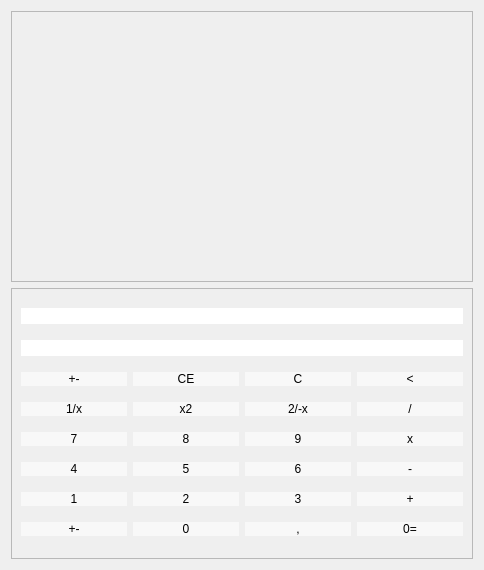
<?xml version="1.0" encoding="UTF-8"?>
<ui version="4.0">
 <class>MainWindow</class>
 <widget class="QWidget" name="MainWindow">
  <property name="geometry">
   <rect>
    <x>0</x>
    <y>0</y>
    <width>484</width>
    <height>570</height>
   </rect>
  </property>
  <property name="windowTitle">
   <string>Form</string>
  </property>
  <layout class="QVBoxLayout" name="verticalLayout">
   <item>
    <widget class="QFrame" name="frame_2">
     <property name="enabled">
      <bool>true</bool>
     </property>
     <property name="sizePolicy">
      <sizepolicy hsizetype="Preferred" vsizetype="Preferred">
       <horstretch>0</horstretch>
       <verstretch>0</verstretch>
      </sizepolicy>
     </property>
     <property name="frameShape">
      <enum>QFrame::StyledPanel</enum>
     </property>
     <property name="frameShadow">
      <enum>QFrame::Raised</enum>
     </property>
    </widget>
   </item>
   <item>
    <widget class="QFrame" name="frame">
     <property name="frameShape">
      <enum>QFrame::StyledPanel</enum>
     </property>
     <property name="frameShadow">
      <enum>QFrame::Raised</enum>
     </property>
     <layout class="QGridLayout" name="gridLayout">
      <item row="0" column="0" colspan="4">
       <widget class="QLineEdit" name="lineEdit">
        <property name="styleSheet">
         <string notr="true">border: ninw</string>
        </property>
        <property name="alignment">
         <set>Qt::AlignRight|Qt::AlignTrailing|Qt::AlignVCenter</set>
        </property>
       </widget>
      </item>
      <item row="1" column="0" colspan="4">
       <widget class="QLineEdit" name="lineEdit_2">
        <property name="styleSheet">
         <string notr="true">border: none</string>
        </property>
        <property name="alignment">
         <set>Qt::AlignRight|Qt::AlignTrailing|Qt::AlignVCenter</set>
        </property>
       </widget>
      </item>
      <item row="2" column="0">
       <widget class="QPushButton" name="pushButton_6">
        <property name="styleSheet">
         <string notr="true">QPushButton {
   color: rgb(0, 0, 0);
   background-color: #f8f8f8;
   border: 0px solid;
}
QPushButton:hover {
   background-color: #e3e3e3;
}
QPushButton:pressed {
   background-color: #d6d6d6;
}</string>
        </property>
        <property name="text">
         <string>+-</string>
        </property>
       </widget>
      </item>
      <item row="2" column="1">
       <widget class="QPushButton" name="pushButton_5">
        <property name="styleSheet">
         <string notr="true">QPushButton {
   color: rgb(0, 0, 0);
   background-color: #f8f8f8;
   border: 0px solid;
}
QPushButton:hover {
   background-color: #e3e3e3;
}
QPushButton:pressed {
   background-color: #d6d6d6;
}</string>
        </property>
        <property name="text">
         <string>CE</string>
        </property>
       </widget>
      </item>
      <item row="2" column="2">
       <widget class="QPushButton" name="pushButton_8">
        <property name="styleSheet">
         <string notr="true">QPushButton {
   color: rgb(0, 0, 0);
   background-color: #f8f8f8;
   border: 0px solid;
}
QPushButton:hover {
   background-color: #e3e3e3;
}
QPushButton:pressed {
   background-color: #d6d6d6;
}</string>
        </property>
        <property name="text">
         <string>C</string>
        </property>
       </widget>
      </item>
      <item row="2" column="3">
       <widget class="QPushButton" name="pushButton_7">
        <property name="styleSheet">
         <string notr="true">QPushButton {
   color: rgb(0, 0, 0);
   background-color: #f8f8f8;
   border: 0px solid;
}
QPushButton:hover {
   background-color: #e3e3e3;
}
QPushButton:pressed {
   background-color: #d6d6d6;
}</string>
        </property>
        <property name="text">
         <string>&lt;</string>
        </property>
       </widget>
      </item>
      <item row="3" column="0">
       <widget class="QPushButton" name="pushButton">
        <property name="styleSheet">
         <string notr="true">QPushButton {
   color: rgb(0, 0, 0);
   background-color: #f8f8f8;
   border: 0px solid;
}
QPushButton:hover {
   background-color: #e3e3e3;
}
QPushButton:pressed {
   background-color: #d6d6d6;
}</string>
        </property>
        <property name="text">
         <string>1/x</string>
        </property>
       </widget>
      </item>
      <item row="3" column="1">
       <widget class="QPushButton" name="pushButton_2">
        <property name="styleSheet">
         <string notr="true">QPushButton {
   color: rgb(0, 0, 0);
   background-color: #f8f8f8;
   border: 0px solid;
}
QPushButton:hover {
   background-color: #e3e3e3;
}
QPushButton:pressed {
   background-color: #d6d6d6;
}</string>
        </property>
        <property name="text">
         <string>x2</string>
        </property>
       </widget>
      </item>
      <item row="3" column="2">
       <widget class="QPushButton" name="pushButton_3">
        <property name="styleSheet">
         <string notr="true">QPushButton {
   color: rgb(0, 0, 0);
   background-color: #f8f8f8;
   border: 0px solid;
}
QPushButton:hover {
   background-color: #e3e3e3;
}
QPushButton:pressed {
   background-color: #d6d6d6;
}</string>
        </property>
        <property name="text">
         <string>2/-x</string>
        </property>
       </widget>
      </item>
      <item row="3" column="3">
       <widget class="QPushButton" name="pushButton_4">
        <property name="styleSheet">
         <string notr="true">QPushButton {
   color: rgb(0, 0, 0);
   background-color: #f8f8f8;
   border: 0px solid;
}
QPushButton:hover {
   background-color: #e3e3e3;
}
QPushButton:pressed {
   background-color: #d6d6d6;
}</string>
        </property>
        <property name="text">
         <string>/</string>
        </property>
       </widget>
      </item>
      <item row="4" column="0">
       <widget class="QPushButton" name="pushButton_10">
        <property name="styleSheet">
         <string notr="true">QPushButton {
   color: rgb(0, 0, 0);
   background-color: #f8f8f8;
   border: 0px solid;
}
QPushButton:hover {
   background-color: #e3e3e3;
}
QPushButton:pressed {
   background-color: #d6d6d6;
}</string>
        </property>
        <property name="text">
         <string>7</string>
        </property>
       </widget>
      </item>
      <item row="4" column="1">
       <widget class="QPushButton" name="pushButton_9">
        <property name="styleSheet">
         <string notr="true">QPushButton {
   color: rgb(0, 0, 0);
   background-color: #f8f8f8;
   border: 0px solid;
}
QPushButton:hover {
   background-color: #e3e3e3;
}
QPushButton:pressed {
   background-color: #d6d6d6;
}</string>
        </property>
        <property name="text">
         <string>8</string>
        </property>
       </widget>
      </item>
      <item row="4" column="2">
       <widget class="QPushButton" name="pushButton_12">
        <property name="styleSheet">
         <string notr="true">QPushButton {
   color: rgb(0, 0, 0);
   background-color: #f8f8f8;
   border: 0px solid;
}
QPushButton:hover {
   background-color: #e3e3e3;
}
QPushButton:pressed {
   background-color: #d6d6d6;
}</string>
        </property>
        <property name="text">
         <string>9</string>
        </property>
       </widget>
      </item>
      <item row="4" column="3">
       <widget class="QPushButton" name="pushButton_11">
        <property name="styleSheet">
         <string notr="true">QPushButton {
   color: rgb(0, 0, 0);
   background-color: #f8f8f8;
   border: 0px solid;
}
QPushButton:hover {
   background-color: #e3e3e3;
}
QPushButton:pressed {
   background-color: #d6d6d6;
}</string>
        </property>
        <property name="text">
         <string>x</string>
        </property>
       </widget>
      </item>
      <item row="5" column="0">
       <widget class="QPushButton" name="pushButton_14">
        <property name="styleSheet">
         <string notr="true">QPushButton {
   color: rgb(0, 0, 0);
   background-color: #f8f8f8;
   border: 0px solid;
}
QPushButton:hover {
   background-color: #e3e3e3;
}
QPushButton:pressed {
   background-color: #d6d6d6;
}</string>
        </property>
        <property name="text">
         <string>4</string>
        </property>
       </widget>
      </item>
      <item row="5" column="1">
       <widget class="QPushButton" name="pushButton_13">
        <property name="styleSheet">
         <string notr="true">QPushButton {
   color: rgb(0, 0, 0);
   background-color: #f8f8f8;
   border: 0px solid;
}
QPushButton:hover {
   background-color: #e3e3e3;
}
QPushButton:pressed {
   background-color: #d6d6d6;
}</string>
        </property>
        <property name="text">
         <string>5</string>
        </property>
       </widget>
      </item>
      <item row="5" column="2">
       <widget class="QPushButton" name="pushButton_16">
        <property name="styleSheet">
         <string notr="true">QPushButton {
   color: rgb(0, 0, 0);
   background-color: #f8f8f8;
   border: 0px solid;
}
QPushButton:hover {
   background-color: #e3e3e3;
}
QPushButton:pressed {
   background-color: #d6d6d6;
}</string>
        </property>
        <property name="text">
         <string>6</string>
        </property>
       </widget>
      </item>
      <item row="5" column="3">
       <widget class="QPushButton" name="pushButton_15">
        <property name="styleSheet">
         <string notr="true">QPushButton {
   color: rgb(0, 0, 0);
   background-color: #f8f8f8;
   border: 0px solid;
}
QPushButton:hover {
   background-color: #e3e3e3;
}
QPushButton:pressed {
   background-color: #d6d6d6;
}</string>
        </property>
        <property name="text">
         <string>-</string>
        </property>
       </widget>
      </item>
      <item row="6" column="0">
       <widget class="QPushButton" name="pushButton_18">
        <property name="styleSheet">
         <string notr="true">QPushButton {
   color: rgb(0, 0, 0);
   background-color: #f8f8f8;
   border: 0px solid;
}
QPushButton:hover {
   background-color: #e3e3e3;
}
QPushButton:pressed {
   background-color: #d6d6d6;
}</string>
        </property>
        <property name="text">
         <string>1</string>
        </property>
       </widget>
      </item>
      <item row="6" column="1">
       <widget class="QPushButton" name="pushButton_17">
        <property name="styleSheet">
         <string notr="true">QPushButton {
   color: rgb(0, 0, 0);
   background-color: #f8f8f8;
   border: 0px solid;
}
QPushButton:hover {
   background-color: #e3e3e3;
}
QPushButton:pressed {
   background-color: #d6d6d6;
}</string>
        </property>
        <property name="text">
         <string>2</string>
        </property>
       </widget>
      </item>
      <item row="6" column="2">
       <widget class="QPushButton" name="pushButton_20">
        <property name="styleSheet">
         <string notr="true">QPushButton {
   color: rgb(0, 0, 0);
   background-color: #f8f8f8;
   border: 0px solid;
}
QPushButton:hover {
   background-color: #e3e3e3;
}
QPushButton:pressed {
   background-color: #d6d6d6;
}</string>
        </property>
        <property name="text">
         <string>3</string>
        </property>
       </widget>
      </item>
      <item row="6" column="3">
       <widget class="QPushButton" name="pushButton_19">
        <property name="styleSheet">
         <string notr="true">QPushButton {
   color: rgb(0, 0, 0);
   background-color: #f8f8f8;
   border: 0px solid;
}
QPushButton:hover {
   background-color: #e3e3e3;
}
QPushButton:pressed {
   background-color: #d6d6d6;
}</string>
        </property>
        <property name="text">
         <string>+</string>
        </property>
       </widget>
      </item>
      <item row="7" column="0">
       <widget class="QPushButton" name="pushButton_22">
        <property name="styleSheet">
         <string notr="true">QPushButton {
   color: rgb(0, 0, 0);
   background-color: #f8f8f8;
   border: 0px solid;
}
QPushButton:hover {
   background-color: #e3e3e3;
}
QPushButton:pressed {
   background-color: #d6d6d6;
}</string>
        </property>
        <property name="text">
         <string>+-</string>
        </property>
       </widget>
      </item>
      <item row="7" column="1">
       <widget class="QPushButton" name="pushButton_21">
        <property name="styleSheet">
         <string notr="true">QPushButton {
   color: rgb(0, 0, 0);
   background-color: #f8f8f8;
   border: 0px solid;
}
QPushButton:hover {
   background-color: #e3e3e3;
}
QPushButton:pressed {
   background-color: #d6d6d6;
}</string>
        </property>
        <property name="text">
         <string>0</string>
        </property>
       </widget>
      </item>
      <item row="7" column="2">
       <widget class="QPushButton" name="pushButton_24">
        <property name="styleSheet">
         <string notr="true">QPushButton {
   color: rgb(0, 0, 0);
   background-color: #f8f8f8;
   border: 0px solid;
}
QPushButton:hover {
   background-color: #e3e3e3;
}
QPushButton:pressed {
   background-color: #d6d6d6;
}</string>
        </property>
        <property name="text">
         <string>,</string>
        </property>
       </widget>
      </item>
      <item row="7" column="3">
       <widget class="QPushButton" name="pushButton_23">
        <property name="styleSheet">
         <string notr="true">QPushButton {
   color: rgb(0, 0, 0);
   background-color: #f8f8f8;
   border: 0px solid;
}
QPushButton:hover {
   background-color: #e3e3e3;
}
QPushButton:pressed {
   background-color: #d6d6d6;
}</string>
        </property>
        <property name="text">
         <string>0=</string>
        </property>
       </widget>
      </item>
     </layout>
    </widget>
   </item>
  </layout>
 </widget>
 <resources/>
 <connections/>
</ui>
